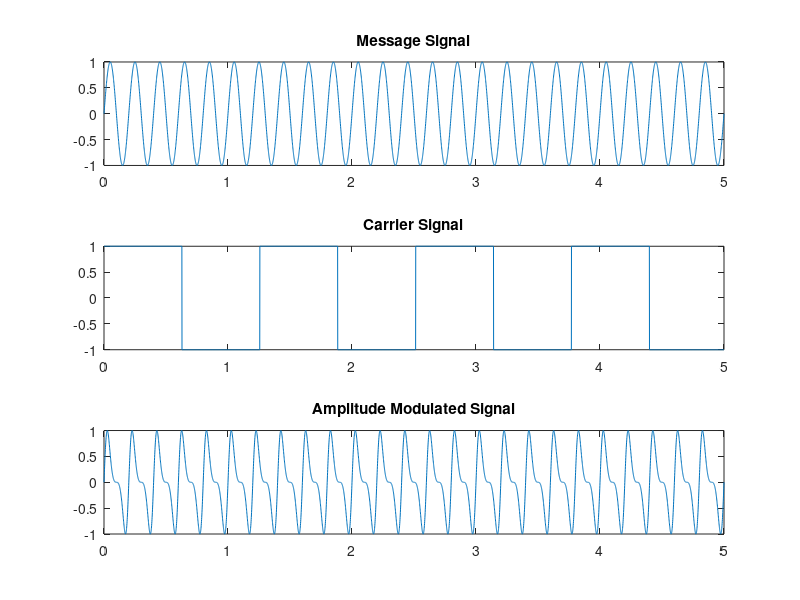

MATLAB code to generate this figure:
clc;
close all;
clear all;

t = 0:0.001:5;

ym = sin(2*pi*5*t);
yc = square(5*t);
yam = sin(2*pi*5*t + ym);

subplot(3, 1, 1);
plot(t, ym);
title("Message Signal");

subplot(3, 1, 2);
plot(t, yc);
title("Carrier Signal");

subplot(3, 1, 3);
plot(t, yam);
title("Amplitude Modulated Signal");